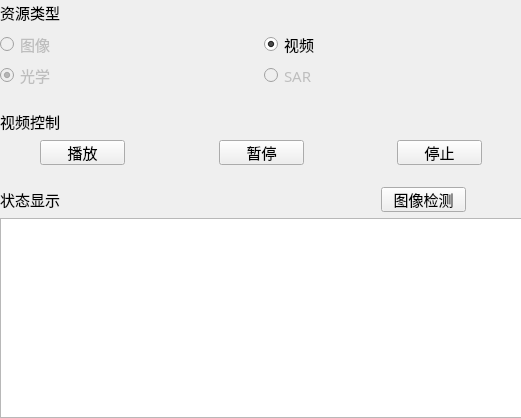
<?xml version="1.0" encoding="UTF-8"?>
<ui version="4.0">
 <class>detect_subwidget</class>
 <widget class="QWidget" name="detect_subwidget">
  <property name="geometry">
   <rect>
    <x>0</x>
    <y>0</y>
    <width>521</width>
    <height>418</height>
   </rect>
  </property>
  <property name="sizePolicy">
   <sizepolicy hsizetype="Fixed" vsizetype="Preferred">
    <horstretch>0</horstretch>
    <verstretch>0</verstretch>
   </sizepolicy>
  </property>
  <property name="minimumSize">
   <size>
    <width>120</width>
    <height>0</height>
   </size>
  </property>
  <property name="windowTitle">
   <string>Form</string>
  </property>
  <widget class="QWidget" name="layoutWidget">
   <property name="geometry">
    <rect>
     <x>0</x>
     <y>0</y>
     <width>522</width>
     <height>418</height>
    </rect>
   </property>
   <layout class="QVBoxLayout" name="verticalLayout">
    <item>
     <layout class="QHBoxLayout" name="horizontalLayout_4">
      <item>
       <widget class="QLabel" name="label_source_type">
        <property name="minimumSize">
         <size>
          <width>75</width>
          <height>25</height>
         </size>
        </property>
        <property name="font">
         <font>
          <family>宋体</family>
          <pointsize>11</pointsize>
         </font>
        </property>
        <property name="text">
         <string>资源类型</string>
        </property>
       </widget>
      </item>
      <item>
       <spacer name="horizontalSpacer_5">
        <property name="orientation">
         <enum>Qt::Horizontal</enum>
        </property>
        <property name="sizeHint" stdset="0">
         <size>
          <width>40</width>
          <height>20</height>
         </size>
        </property>
       </spacer>
      </item>
     </layout>
    </item>
    <item>
     <spacer name="verticalSpacer_3">
      <property name="orientation">
       <enum>Qt::Vertical</enum>
      </property>
      <property name="sizeType">
       <enum>QSizePolicy::Preferred</enum>
      </property>
      <property name="sizeHint" stdset="0">
       <size>
        <width>20</width>
        <height>30</height>
       </size>
      </property>
     </spacer>
    </item>
    <item>
     <layout class="QHBoxLayout" name="horizontalLayout">
      <item>
       <widget class="QRadioButton" name="radioButton_select_img">
        <property name="enabled">
         <bool>false</bool>
        </property>
        <property name="sizePolicy">
         <sizepolicy hsizetype="Preferred" vsizetype="Preferred">
          <horstretch>0</horstretch>
          <verstretch>0</verstretch>
         </sizepolicy>
        </property>
        <property name="minimumSize">
         <size>
          <width>256</width>
          <height>25</height>
         </size>
        </property>
        <property name="maximumSize">
         <size>
          <width>512</width>
          <height>50</height>
         </size>
        </property>
        <property name="font">
         <font>
          <family>宋体</family>
          <pointsize>11</pointsize>
         </font>
        </property>
        <property name="text">
         <string>图像</string>
        </property>
        <property name="checked">
         <bool>false</bool>
        </property>
        <attribute name="buttonGroup">
         <string notr="true">buttonGroup_source_type</string>
        </attribute>
       </widget>
      </item>
      <item>
       <widget class="QRadioButton" name="radioButton_select_vedio">
        <property name="sizePolicy">
         <sizepolicy hsizetype="Preferred" vsizetype="Preferred">
          <horstretch>0</horstretch>
          <verstretch>0</verstretch>
         </sizepolicy>
        </property>
        <property name="minimumSize">
         <size>
          <width>256</width>
          <height>25</height>
         </size>
        </property>
        <property name="maximumSize">
         <size>
          <width>512</width>
          <height>50</height>
         </size>
        </property>
        <property name="font">
         <font>
          <family>宋体</family>
          <pointsize>11</pointsize>
         </font>
        </property>
        <property name="text">
         <string>视频</string>
        </property>
        <property name="checked">
         <bool>true</bool>
        </property>
        <attribute name="buttonGroup">
         <string notr="true">buttonGroup_source_type</string>
        </attribute>
       </widget>
      </item>
     </layout>
    </item>
    <item>
     <layout class="QHBoxLayout" name="horizontalLayout_6">
      <item>
       <widget class="QRadioButton" name="radioButton_select_OPT">
        <property name="enabled">
         <bool>false</bool>
        </property>
        <property name="sizePolicy">
         <sizepolicy hsizetype="Preferred" vsizetype="Preferred">
          <horstretch>0</horstretch>
          <verstretch>0</verstretch>
         </sizepolicy>
        </property>
        <property name="minimumSize">
         <size>
          <width>256</width>
          <height>25</height>
         </size>
        </property>
        <property name="maximumSize">
         <size>
          <width>512</width>
          <height>50</height>
         </size>
        </property>
        <property name="font">
         <font>
          <family>宋体</family>
          <pointsize>11</pointsize>
         </font>
        </property>
        <property name="text">
         <string>光学</string>
        </property>
        <property name="checked">
         <bool>true</bool>
        </property>
        <attribute name="buttonGroup">
         <string notr="true">buttonGroup_img_source_type</string>
        </attribute>
       </widget>
      </item>
      <item>
       <widget class="QRadioButton" name="radioButton_select_SAR">
        <property name="enabled">
         <bool>false</bool>
        </property>
        <property name="sizePolicy">
         <sizepolicy hsizetype="Preferred" vsizetype="Preferred">
          <horstretch>0</horstretch>
          <verstretch>0</verstretch>
         </sizepolicy>
        </property>
        <property name="minimumSize">
         <size>
          <width>256</width>
          <height>25</height>
         </size>
        </property>
        <property name="maximumSize">
         <size>
          <width>512</width>
          <height>50</height>
         </size>
        </property>
        <property name="font">
         <font>
          <family>宋体</family>
          <pointsize>11</pointsize>
         </font>
        </property>
        <property name="text">
         <string>SAR</string>
        </property>
        <attribute name="buttonGroup">
         <string notr="true">buttonGroup_img_source_type</string>
        </attribute>
       </widget>
      </item>
     </layout>
    </item>
    <item>
     <spacer name="verticalSpacer">
      <property name="orientation">
       <enum>Qt::Vertical</enum>
      </property>
      <property name="sizeType">
       <enum>QSizePolicy::Preferred</enum>
      </property>
      <property name="sizeHint" stdset="0">
       <size>
        <width>20</width>
        <height>45</height>
       </size>
      </property>
     </spacer>
    </item>
    <item>
     <layout class="QHBoxLayout" name="horizontalLayout_5">
      <item>
       <widget class="QLabel" name="label_vedio_ctrl">
        <property name="minimumSize">
         <size>
          <width>75</width>
          <height>25</height>
         </size>
        </property>
        <property name="font">
         <font>
          <family>宋体</family>
          <pointsize>11</pointsize>
         </font>
        </property>
        <property name="text">
         <string>视频控制</string>
        </property>
       </widget>
      </item>
      <item>
       <spacer name="horizontalSpacer_6">
        <property name="orientation">
         <enum>Qt::Horizontal</enum>
        </property>
        <property name="sizeHint" stdset="0">
         <size>
          <width>40</width>
          <height>20</height>
         </size>
        </property>
       </spacer>
      </item>
     </layout>
    </item>
    <item>
     <layout class="QHBoxLayout" name="horizontalLayout_2">
      <item>
       <spacer name="horizontalSpacer_2">
        <property name="orientation">
         <enum>Qt::Horizontal</enum>
        </property>
        <property name="sizeType">
         <enum>QSizePolicy::Preferred</enum>
        </property>
        <property name="sizeHint" stdset="0">
         <size>
          <width>40</width>
          <height>20</height>
         </size>
        </property>
       </spacer>
      </item>
      <item>
       <widget class="QPushButton" name="pushButton_play">
        <property name="enabled">
         <bool>true</bool>
        </property>
        <property name="sizePolicy">
         <sizepolicy hsizetype="Preferred" vsizetype="Preferred">
          <horstretch>0</horstretch>
          <verstretch>0</verstretch>
         </sizepolicy>
        </property>
        <property name="minimumSize">
         <size>
          <width>85</width>
          <height>25</height>
         </size>
        </property>
        <property name="maximumSize">
         <size>
          <width>170</width>
          <height>50</height>
         </size>
        </property>
        <property name="font">
         <font>
          <family>宋体</family>
          <pointsize>11</pointsize>
         </font>
        </property>
        <property name="text">
         <string>播放</string>
        </property>
       </widget>
      </item>
      <item>
       <spacer name="horizontalSpacer">
        <property name="orientation">
         <enum>Qt::Horizontal</enum>
        </property>
        <property name="sizeHint" stdset="0">
         <size>
          <width>40</width>
          <height>20</height>
         </size>
        </property>
       </spacer>
      </item>
      <item>
       <widget class="QPushButton" name="pushButton_pause">
        <property name="enabled">
         <bool>true</bool>
        </property>
        <property name="sizePolicy">
         <sizepolicy hsizetype="Preferred" vsizetype="Preferred">
          <horstretch>0</horstretch>
          <verstretch>0</verstretch>
         </sizepolicy>
        </property>
        <property name="minimumSize">
         <size>
          <width>85</width>
          <height>25</height>
         </size>
        </property>
        <property name="maximumSize">
         <size>
          <width>170</width>
          <height>50</height>
         </size>
        </property>
        <property name="font">
         <font>
          <family>宋体</family>
          <pointsize>11</pointsize>
         </font>
        </property>
        <property name="text">
         <string>暂停</string>
        </property>
       </widget>
      </item>
      <item>
       <spacer name="horizontalSpacer_8">
        <property name="orientation">
         <enum>Qt::Horizontal</enum>
        </property>
        <property name="sizeHint" stdset="0">
         <size>
          <width>40</width>
          <height>20</height>
         </size>
        </property>
       </spacer>
      </item>
      <item>
       <widget class="QPushButton" name="pushButton_stop">
        <property name="enabled">
         <bool>true</bool>
        </property>
        <property name="sizePolicy">
         <sizepolicy hsizetype="Preferred" vsizetype="Preferred">
          <horstretch>0</horstretch>
          <verstretch>0</verstretch>
         </sizepolicy>
        </property>
        <property name="minimumSize">
         <size>
          <width>85</width>
          <height>25</height>
         </size>
        </property>
        <property name="maximumSize">
         <size>
          <width>170</width>
          <height>50</height>
         </size>
        </property>
        <property name="font">
         <font>
          <family>宋体</family>
          <pointsize>11</pointsize>
         </font>
        </property>
        <property name="text">
         <string>停止</string>
        </property>
       </widget>
      </item>
      <item>
       <spacer name="horizontalSpacer_3">
        <property name="orientation">
         <enum>Qt::Horizontal</enum>
        </property>
        <property name="sizeType">
         <enum>QSizePolicy::Preferred</enum>
        </property>
        <property name="sizeHint" stdset="0">
         <size>
          <width>40</width>
          <height>20</height>
         </size>
        </property>
       </spacer>
      </item>
     </layout>
    </item>
    <item>
     <spacer name="verticalSpacer_2">
      <property name="orientation">
       <enum>Qt::Vertical</enum>
      </property>
      <property name="sizeType">
       <enum>QSizePolicy::Preferred</enum>
      </property>
      <property name="sizeHint" stdset="0">
       <size>
        <width>20</width>
        <height>45</height>
       </size>
      </property>
     </spacer>
    </item>
    <item>
     <layout class="QHBoxLayout" name="horizontalLayout_3">
      <item>
       <widget class="QLabel" name="label_state_show">
        <property name="minimumSize">
         <size>
          <width>75</width>
          <height>25</height>
         </size>
        </property>
        <property name="font">
         <font>
          <family>宋体</family>
          <pointsize>11</pointsize>
         </font>
        </property>
        <property name="text">
         <string>状态显示</string>
        </property>
       </widget>
      </item>
      <item>
       <spacer name="horizontalSpacer_4">
        <property name="orientation">
         <enum>Qt::Horizontal</enum>
        </property>
        <property name="sizeHint" stdset="0">
         <size>
          <width>300</width>
          <height>20</height>
         </size>
        </property>
       </spacer>
      </item>
      <item>
       <widget class="QPushButton" name="pushButton_start_img_detect">
        <property name="sizePolicy">
         <sizepolicy hsizetype="Preferred" vsizetype="Preferred">
          <horstretch>0</horstretch>
          <verstretch>0</verstretch>
         </sizepolicy>
        </property>
        <property name="minimumSize">
         <size>
          <width>85</width>
          <height>25</height>
         </size>
        </property>
        <property name="maximumSize">
         <size>
          <width>170</width>
          <height>50</height>
         </size>
        </property>
        <property name="font">
         <font>
          <family>宋体</family>
          <pointsize>11</pointsize>
         </font>
        </property>
        <property name="text">
         <string>图像检测</string>
        </property>
       </widget>
      </item>
      <item>
       <spacer name="horizontalSpacer_7">
        <property name="orientation">
         <enum>Qt::Horizontal</enum>
        </property>
        <property name="sizeHint" stdset="0">
         <size>
          <width>20</width>
          <height>20</height>
         </size>
        </property>
       </spacer>
      </item>
     </layout>
    </item>
    <item>
     <widget class="QTextBrowser" name="textBrowser_show_state">
      <property name="minimumSize">
       <size>
        <width>515</width>
        <height>200</height>
       </size>
      </property>
      <property name="maximumSize">
       <size>
        <width>1030</width>
        <height>400</height>
       </size>
      </property>
     </widget>
    </item>
   </layout>
  </widget>
 </widget>
 <resources/>
 <connections/>
 <buttongroups>
  <buttongroup name="buttonGroup_source_type"/>
  <buttongroup name="buttonGroup_img_source_type"/>
 </buttongroups>
</ui>
